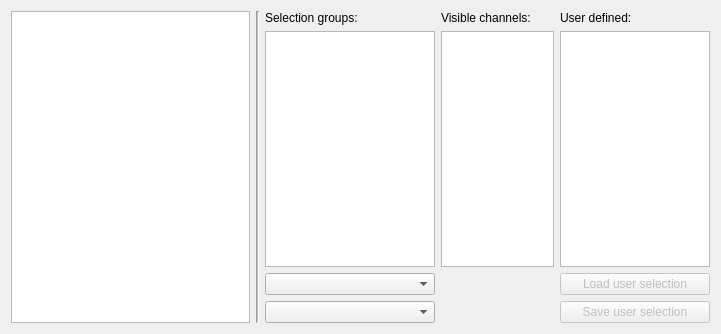
<?xml version="1.0" encoding="UTF-8"?>
<ui version="4.0">
 <class>SelectionManagerWindow</class>
 <widget class="QWidget" name="SelectionManagerWindow">
  <property name="geometry">
   <rect>
    <x>0</x>
    <y>0</y>
    <width>721</width>
    <height>334</height>
   </rect>
  </property>
  <property name="windowTitle">
   <string>Form</string>
  </property>
  <layout class="QHBoxLayout" name="horizontalLayout">
   <item>
    <layout class="QGridLayout" name="gridLayout_2">
     <item row="0" column="8">
      <widget class="QLabel" name="label_5">
       <property name="text">
        <string>User defined:</string>
       </property>
      </widget>
     </item>
     <item row="3" column="8">
      <widget class="QPushButton" name="m_pushButton_saveSelection">
       <property name="enabled">
        <bool>false</bool>
       </property>
       <property name="sizePolicy">
        <sizepolicy hsizetype="Preferred" vsizetype="Fixed">
         <horstretch>0</horstretch>
         <verstretch>0</verstretch>
        </sizepolicy>
       </property>
       <property name="text">
        <string>Save user selection</string>
       </property>
      </widget>
     </item>
     <item row="0" column="5">
      <widget class="QLabel" name="label_2">
       <property name="sizePolicy">
        <sizepolicy hsizetype="Fixed" vsizetype="Fixed">
         <horstretch>0</horstretch>
         <verstretch>0</verstretch>
        </sizepolicy>
       </property>
       <property name="minimumSize">
        <size>
         <width>150</width>
         <height>0</height>
        </size>
       </property>
       <property name="maximumSize">
        <size>
         <width>150</width>
         <height>16777215</height>
        </size>
       </property>
       <property name="text">
        <string>Selection groups:</string>
       </property>
      </widget>
     </item>
     <item row="1" column="7">
      <widget class="QListWidget" name="m_listWidget_visibleChannels">
       <property name="sizePolicy">
        <sizepolicy hsizetype="Fixed" vsizetype="Preferred">
         <horstretch>0</horstretch>
         <verstretch>0</verstretch>
        </sizepolicy>
       </property>
       <property name="minimumSize">
        <size>
         <width>113</width>
         <height>0</height>
        </size>
       </property>
       <property name="maximumSize">
        <size>
         <width>113</width>
         <height>16777215</height>
        </size>
       </property>
       <property name="dragEnabled">
        <bool>true</bool>
       </property>
       <property name="dragDropMode">
        <enum>QAbstractItemView::DragOnly</enum>
       </property>
       <property name="defaultDropAction">
        <enum>Qt::CopyAction</enum>
       </property>
       <property name="selectionMode">
        <enum>QAbstractItemView::ExtendedSelection</enum>
       </property>
      </widget>
     </item>
     <item row="1" column="5">
      <widget class="QListWidget" name="m_listWidget_selectionGroups">
       <property name="sizePolicy">
        <sizepolicy hsizetype="Fixed" vsizetype="Preferred">
         <horstretch>0</horstretch>
         <verstretch>0</verstretch>
        </sizepolicy>
       </property>
       <property name="minimumSize">
        <size>
         <width>170</width>
         <height>0</height>
        </size>
       </property>
       <property name="maximumSize">
        <size>
         <width>170</width>
         <height>16777215</height>
        </size>
       </property>
      </widget>
     </item>
     <item row="2" column="8">
      <widget class="QPushButton" name="pushButton_changeSelection">
       <property name="enabled">
        <bool>false</bool>
       </property>
       <property name="sizePolicy">
        <sizepolicy hsizetype="Preferred" vsizetype="Fixed">
         <horstretch>0</horstretch>
         <verstretch>0</verstretch>
        </sizepolicy>
       </property>
       <property name="text">
        <string>Load user selection</string>
       </property>
      </widget>
     </item>
     <item row="2" column="5">
      <widget class="QComboBox" name="m_comboBox_layoutFile">
       <property name="sizePolicy">
        <sizepolicy hsizetype="Fixed" vsizetype="Fixed">
         <horstretch>0</horstretch>
         <verstretch>0</verstretch>
        </sizepolicy>
       </property>
       <property name="minimumSize">
        <size>
         <width>170</width>
         <height>0</height>
        </size>
       </property>
       <property name="maximumSize">
        <size>
         <width>170</width>
         <height>16777215</height>
        </size>
       </property>
      </widget>
     </item>
     <item row="3" column="5">
      <widget class="QComboBox" name="m_comboBox_selectionFiles">
       <property name="sizePolicy">
        <sizepolicy hsizetype="Fixed" vsizetype="Fixed">
         <horstretch>0</horstretch>
         <verstretch>0</verstretch>
        </sizepolicy>
       </property>
       <property name="minimumSize">
        <size>
         <width>170</width>
         <height>0</height>
        </size>
       </property>
       <property name="maximumSize">
        <size>
         <width>170</width>
         <height>16777215</height>
        </size>
       </property>
      </widget>
     </item>
     <item row="0" column="7">
      <widget class="QLabel" name="label">
       <property name="sizePolicy">
        <sizepolicy hsizetype="Preferred" vsizetype="Fixed">
         <horstretch>0</horstretch>
         <verstretch>0</verstretch>
        </sizepolicy>
       </property>
       <property name="text">
        <string>Visible channels:</string>
       </property>
      </widget>
     </item>
     <item row="0" column="4" rowspan="4">
      <widget class="Line" name="line">
       <property name="font">
        <font>
         <pointsize>8</pointsize>
        </font>
       </property>
       <property name="frameShadow">
        <enum>QFrame::Sunken</enum>
       </property>
       <property name="lineWidth">
        <number>1</number>
       </property>
       <property name="midLineWidth">
        <number>1</number>
       </property>
       <property name="orientation">
        <enum>Qt::Vertical</enum>
       </property>
      </widget>
     </item>
     <item row="0" column="1" rowspan="4" colspan="3">
      <widget class="QGraphicsView" name="m_graphicsView_layoutPlot">
       <property name="mouseTracking">
        <bool>true</bool>
       </property>
       <property name="dragMode">
        <enum>QGraphicsView::NoDrag</enum>
       </property>
       <property name="transformationAnchor">
        <enum>QGraphicsView::AnchorUnderMouse</enum>
       </property>
       <property name="resizeAnchor">
        <enum>QGraphicsView::AnchorUnderMouse</enum>
       </property>
       <property name="rubberBandSelectionMode">
        <enum>Qt::IntersectsItemShape</enum>
       </property>
      </widget>
     </item>
     <item row="1" column="8">
      <widget class="QListWidget" name="m_listWidget_userDefined">
       <property name="sizePolicy">
        <sizepolicy hsizetype="Fixed" vsizetype="Preferred">
         <horstretch>0</horstretch>
         <verstretch>0</verstretch>
        </sizepolicy>
       </property>
       <property name="minimumSize">
        <size>
         <width>150</width>
         <height>0</height>
        </size>
       </property>
       <property name="maximumSize">
        <size>
         <width>150</width>
         <height>16777215</height>
        </size>
       </property>
       <property name="mouseTracking">
        <bool>true</bool>
       </property>
       <property name="acceptDrops">
        <bool>true</bool>
       </property>
       <property name="dragDropMode">
        <enum>QAbstractItemView::DropOnly</enum>
       </property>
       <property name="selectionMode">
        <enum>QAbstractItemView::ExtendedSelection</enum>
       </property>
       <property name="sortingEnabled">
        <bool>false</bool>
       </property>
      </widget>
     </item>
    </layout>
   </item>
  </layout>
 </widget>
 <resources/>
 <connections/>
</ui>
